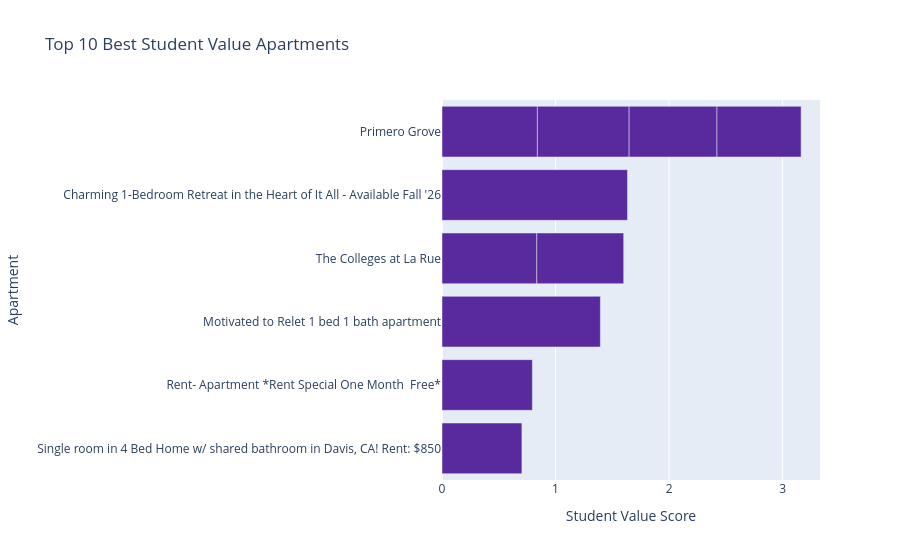

The cell this chart's notebook holds for it:
### Code cell
import pandas as pd
import plotly.express as px

#So apartments get a higher score if they have:
#  More space per student
# Lower rent per student
# Closer distance to campus

df = pd.read_csv("/Users/hetvi/Documents/Stats/Gunrock-s-Grid/enriched_listings.csv")

# Remove invalid rows
plot_df = df.dropna(subset=["sqft","bedrooms","price_per_bed","dist_to_mu","complex_name"])

# Avoid division errors
plot_df = plot_df[(plot_df["bedrooms"] > 0) & (plot_df["dist_to_mu"] > 0)]

# Calculate space per bedroom
plot_df["sqft_per_bed"] = plot_df["sqft"] / plot_df["bedrooms"]

# Student value score
plot_df["student_score"] = plot_df["sqft_per_bed"] / (
    plot_df["price_per_bed"] * plot_df["dist_to_mu"]
)

# Top apartments
top = plot_df.sort_values("student_score", ascending=False).head(10)

fig = px.bar(
    top,
    x="student_score",
    y="complex_name",
    orientation="h",
    color_discrete_sequence=["#582a9d"],
    title="Top 10 Best Student Value Apartments",
    labels={
        "student_score": "Student Value Score",
        "complex_name": "Apartment"
    },
    hover_data=["sqft_per_bed","price_per_bed","dist_to_mu"]
)

fig.update_layout(yaxis={"categoryorder":"total ascending"})

fig.show()

### Figure 1 — Plotly figure (JSON) as saved in the notebook; plotly's stock layout.template omitted (floating-point values rounded to 4 significant figures)
{"data": [{"customdata": [[500.0, 1800.0, 0.17], [641.0, 999.0, 0.46], [400.0, 915.5, 0.52], [397.5, 850.0, 0.56], [350.0, 833.0, 0.52], [476.0, 1300.0, 0.46], [325.0, 808.0, 0.52], [450.0, 1050.0, 0.56], [550.0, 1427.0, 0.52], [350.0, 212.5, 2.34]], "hovertemplate": "Student Value Score=%{x}<br>Apartment=%{y}<br>sqft_per_bed=%{customdata[0]}<br>price_per_bed=%{customdata[1]}<br>dist_to_mu=%{customdata[2]}<extra></extra>", "legendgroup": "", "marker": {"color": "#582a9d", "pattern": {"shape": ""}}, "name": "", "orientation": "h", "showlegend": false, "textposition": "auto", "type": "bar", "x": [1.634, 1.395, 0.8402, 0.8351, 0.808, 0.796, 0.7735, 0.7653, 0.7412, 0.7039], "xaxis": "x", "y": ["Charming 1-Bedroom Retreat in the Heart of It All - Available Fall '26", "Motivated to Relet 1 bed 1 bath apartment", "Primero Grove", "The Colleges at La Rue", "Primero Grove", "Rent- Apartment *Rent Special One Month  Free*", "Primero Grove", "The Colleges at La Rue", "Primero Grove", "Single room in 4 Bed Home w/ shared bathroom in Davis, CA! Rent: $850"], "yaxis": "y"}], "layout": {"barmode": "relative", "legend": {"tracegroupgap": 0}, "title": {"text": "Top 10 Best Student Value Apartments"}, "xaxis": {"anchor": "y", "domain": [0, 1], "title": {"text": "Student Value Score"}}, "yaxis": {"anchor": "x", "categoryorder": "total ascending", "domain": [0, 1], "title": {"text": "Apartment"}}}}
